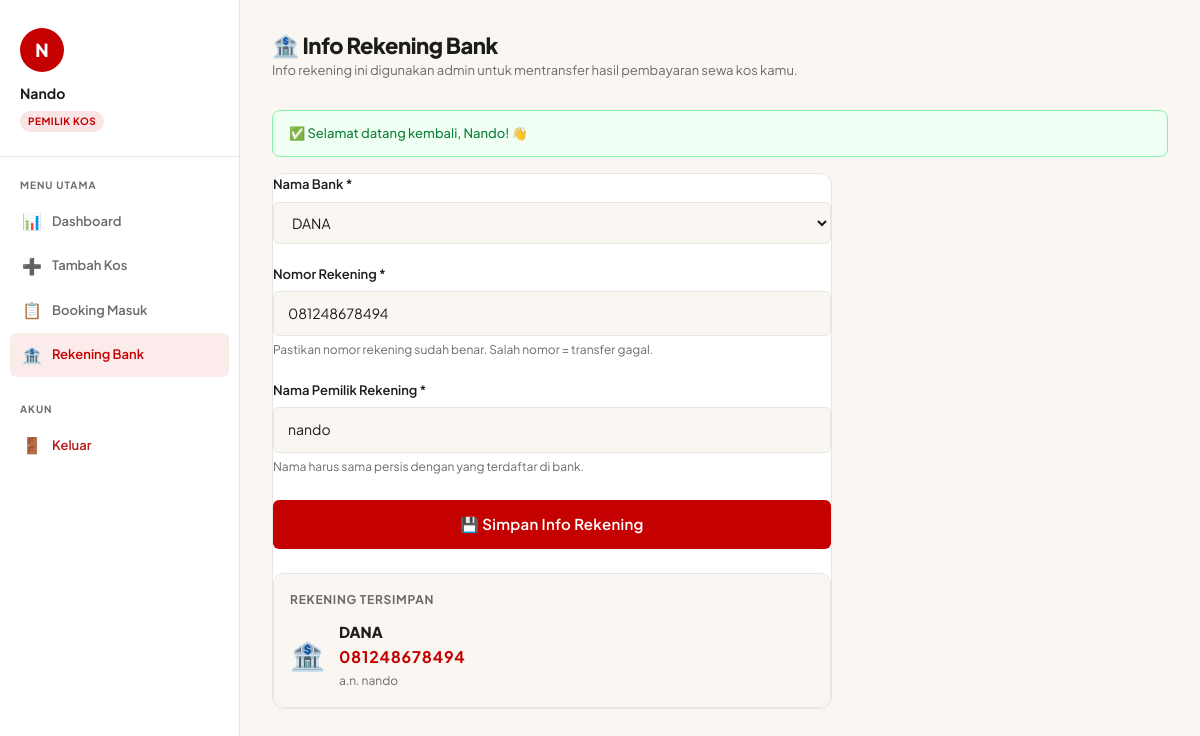
The app's page /pages/pemilik/rekening.php (signed in) with its own data.
### tables this page shows
CREATE TABLE `users` (
  `id` int unsigned NOT NULL AUTO_INCREMENT,
  `nama` varchar(100) NOT NULL,
  `email` varchar(150) NOT NULL,
  `password` varchar(255) NOT NULL,
  `no_hp` varchar(20) DEFAULT NULL,
  `nama_bank` varchar(100) DEFAULT NULL,
  `nomor_rekening` varchar(50) DEFAULT NULL,
  `nama_pemilik_rekening` varchar(100) DEFAULT NULL,
  `role` enum('pencari','pemilik','admin') NOT NULL DEFAULT 'pencari',
  `foto_profil` varchar(255) DEFAULT NULL,
  `status` enum('aktif','nonaktif') NOT NULL DEFAULT 'aktif',
  `created_at` timestamp NULL DEFAULT CURRENT_TIMESTAMP,
  `updated_at` timestamp NULL DEFAULT CURRENT_TIMESTAMP ON UPDATE CURRENT_TIMESTAMP,
  PRIMARY KEY (`id`),
  UNIQUE KEY `email` (`email`)
);

### pages/pemilik/rekening.php (the view, shortened to what this page needs)
<?php
require_once __DIR__ . '/../../config/session.php';
$user = user_login();
$stmt = mysqli_prepare($koneksi,
    "SELECT nama_bank, nomor_rekening, nama_pemilik_rekening FROM users WHERE id = ? LIMIT 1"
);
mysqli_stmt_bind_param($stmt, 'i', $user['id']);
mysqli_stmt_execute($stmt);
$data = mysqli_fetch_assoc(mysqli_stmt_get_result($stmt));
require_once __DIR__ . '/../../components/head.php';
?>
<div class="dashboard-wrapper">
    <aside class="dashboard-sidebar">
        <div class="sidebar-profile">
            <div class="sidebar-avatar"><?= strtoupper(substr($user['nama'], 0, 1)) ?></div>
            <div class="sidebar-name"><?= htmlspecialchars($user['nama']) ?></div>
            <span class="sidebar-role-badge">Pemilik Kos</span>
        </div>
        <p class="sidebar-menu-label">Menu Utama</p>
        <nav class="sidebar-menu">
            <a href="<?= BASE_URL ?>/pages/pemilik/index.php" class="sidebar-link">
                <span class="link-icon">📊</span> Dashboard
            </a>
            <a href="<?= BASE_URL ?>/pages/pemilik/tambah_kos.php" class="sidebar-link">
                <span class="link-icon">➕</span> Tambah Kos
            </a>
            <a href="<?= BASE_URL ?>/pages/pemilik/booking.php" class="sidebar-link">
                <span class="link-icon">📋</span> Booking Masuk
            </a>
            <a href="<?= BASE_URL ?>/pages/pemilik/rekening.php" class="sidebar-link aktif">
                <span class="link-icon">🏦</span> Rekening Bank
            </a>
        </nav>
        <p class="sidebar-menu-label">Akun</p>
        <nav class="sidebar-menu">
            <a href="<?= BASE_URL ?>/pages/logout.php" class="sidebar-link sidebar-link-logout">
                <span class="link-icon">🚪</span> Keluar
            </a>
        </nav>
    </aside>
    <main class="dashboard-content">
        <div class="dashboard-header">
            <div>
                <h1 class="dashboard-title">🏦 Info Rekening Bank</h1>
                <p class="dashboard-subtitle">
                    Info rekening ini digunakan admin untuk mentransfer hasil pembayaran sewa kos kamu.
                </p>
            </div>
        </div>
        <?= get_flash() ?>
        <div class="table-card" style="max-width:560px;">
            <form method="POST" action="">
                <div class="form-group-kosta" style="margin-bottom:20px;">
                    <label class="form-label-kosta">Nama Bank *</label>
                    <select name="nama_bank" class="form-input-kosta" required>
                        <?php
                        $banks = ['BCA','BRI','BNI','Mandiri','BSI (Bank Syariah Indonesia)',
                                  'CIMB Niaga','Danamon','Permata','BTN','OCBC NISP',
                                  'Jenius (BTPN)','GoPay','OVO','DANA','ShopeePay'];
                        foreach ($banks as $b):
                            $sel = ($data['nama_bank'] ?? '') === $b ? 'selected' : '';
                        ?>
                            <option value="<?= $b ?>" <?= $sel ?>><?= $b ?></option>
                        <?php endforeach; ?>
                    </select>
                </div>
                <div class="form-group-kosta" style="margin-bottom:20px;">
                    <label class="form-label-kosta">Nomor Rekening *</label>
                    <input type="text" name="nomor_rekening" class="form-input-kosta"
                           placeholder="Contoh: 1234567890"
                           value="<?= htmlspecialchars($data['nomor_rekening'] ?? '') ?>"
                           required inputmode="numeric">
                    <p style="font-size:12px;color:var(--color-text-muted);margin-top:4px;">
                        Pastikan nomor rekening sudah benar. Salah nomor = transfer gagal.
                    </p>
                </div>
                <div class="form-group-kosta" style="margin-bottom:24px;">
                    <label class="form-label-kosta">Nama Pemilik Rekening *</label>
                    <input type="text" name="nama_pemilik_rekening" class="form-input-kosta"
                           placeholder="Sesuai buku tabungan / aplikasi bank"
                           value="<?= htmlspecialchars($data['nama_pemilik_rekening'] ?? '') ?>"
                           required>
                    <p style="font-size:12px;color:var(--color-text-muted);margin-top:4px;">
                        Nama harus sama persis dengan yang terdaftar di bank.
                    </p>
                </div>
                <button type="submit" class="btn-kosta btn" style="width:100%;padding:13px;font-size:15px;">
                    💾 Simpan Info Rekening
                </button>
            </form>
            <?php if (!empty($data['nomor_rekening'])): ?>
            <div style="margin-top:24px;padding:16px;background:var(--color-bg);border:1.5px solid var(--color-border);border-radius:10px;">
                <div style="font-size:12px;font-weight:700;color:var(--color-text-muted);text-transform:uppercase;letter-spacing:.06em;margin-bottom:10px;">
                    Rekening Tersimpan
                </div>
                <div style="display:flex;align-items:center;gap:14px;">
                    <div style="font-size:28px;">🏦</div>
                    <div>
                        <div style="font-weight:800;font-size:15px;"><?= htmlspecialchars($data['nama_bank']) ?></div>
                        <div style="font-size:16px;font-weight:700;color:var(--color-accent);letter-spacing:.05em;">
                            <?= htmlspecialchars($data['nomor_rekening']) ?>
                        </div>
                        <div style="font-size:12px;color:var(--color-text-muted);">a.n. <?= htmlspecialchars($data['nama_pemilik_rekening']) ?></div>
                    </div>
                </div>
            </div>
            <?php endif; ?>
        </div>
    </main>
</div>
<?php require_once __DIR__ . '/../../components/scripts.php'; ?>

### assets/css/style.css (style rules this page uses)
:root { --color-bg: #FAF7F2; --color-surface: #FFFFFF; --color-text: #1C1C1C; --color-text-muted: #6B6B6B; --color-accent: #C50000; --color-accent-hover:#E70000; --color-border: #E8E6E3; --color-surface-alt: #F5F2ED; --font-main: 'Plus Jakarta Sans', sans-serif; --radius-sm: 6px; --radius-md: 12px; --radius-lg: 20px; --shadow-sm: 0 1px 4px rgba(0,0,0,0.06); --shadow-md: 0 4px 16px rgba(0,0,0,0.08); --shadow-lg: 0 8px 32px rgba(0,0,0,0.10); --transition: 0.2s ease; }
*, *::before, *::after { box-sizing: border-box; margin: 0; padding: 0; }
html { scroll-behavior: smooth; }
body { font-family: var(--font-main); background-color: var(--color-bg); color: var(--color-text); font-size: 15px; line-height: 1.65; -webkit-font-smoothing: antialiased; margin: 0; padding: 0; }
a { color: var(--color-accent); text-decoration: none; transition: color var(--transition); }
.btn-kosta { background-color: var(--color-accent); color: #FFFFFF; border: none; border-radius: var(--radius-sm); padding: 10px 24px; font-weight: 600; font-size: 14px; letter-spacing: 0.02em; transition: background-color var(--transition), transform var(--transition), box-shadow var(--transition); cursor: pointer; }

### assets/css/dashboard.css (style rules this page uses)
.dashboard-sidebar { width: 240px; flex-shrink: 0; background: var(--color-surface); border-right: 1px solid var(--color-border); padding: 28px 0; position: sticky; top: 0; height: 100vh; overflow-y: auto; }
.sidebar-profile { padding: 0 20px 24px; border-bottom: 1px solid var(--color-border); margin-bottom: 20px; }
.sidebar-avatar { width: 44px; height: 44px; border-radius: 50%; background: var(--color-accent); color: white; display: flex; align-items: center; justify-content: center; font-size: 18px; font-weight: 800; margin-bottom: 10px; }
.sidebar-name { font-size: 14px; font-weight: 700; color: var(--color-text); margin-bottom: 2px; white-space: nowrap; overflow: hidden; text-overflow: ellipsis; }
.sidebar-role-badge { display: inline-block; padding: 2px 8px; background: rgba(197,0,0,0.1); color: var(--color-accent); border-radius: 20px; font-size: 10px; font-weight: 700; text-transform: uppercase; letter-spacing: 0.05em; }
.sidebar-menu-label { padding: 0 20px; font-size: 10px; font-weight: 700; text-transform: uppercase; letter-spacing: 0.1em; color: var(--color-text-muted); margin-bottom: 6px; }
.sidebar-menu { padding: 0 10px; margin-bottom: 24px; }
.sidebar-link { display: flex; align-items: center; gap: 10px; padding: 9px 12px; border-radius: var(--radius-sm); font-size: 13px; font-weight: 600; color: var(--color-text-muted); transition: all var(--transition); text-decoration: none; }
.sidebar-link.aktif { background: rgba(197,0,0,0.08); color: var(--color-accent); }
.sidebar-link .link-icon { font-size: 16px; width: 20px; text-align: center; }
.sidebar-link-logout { color: #b91c1c !important; }
.dashboard-content { flex: 1; padding: 32px; min-width: 0; }
.dashboard-header { display: flex; justify-content: space-between; align-items: flex-start; margin-bottom: 28px; flex-wrap: wrap; gap: 12px; }
.dashboard-title { font-size: 22px; font-weight: 800; color: var(--color-text); letter-spacing: -0.5px; margin-bottom: 2px; }
.dashboard-subtitle { font-size: 13px; color: var(--color-text-muted); margin: 0; }
.table-card { background: var(--color-surface); border: 1px solid var(--color-border); border-radius: var(--radius-md); overflow: hidden; }
.form-group-kosta { margin-bottom: 18px; }
.form-label-kosta { display: block; font-size: 13px; font-weight: 600; color: var(--color-text); margin-bottom: 6px; }
.form-input-kosta, .form-select-kosta, .form-textarea-kosta { display: block; width: 100%; padding: 10px 14px; border: 1.5px solid var(--color-border); border-radius: var(--radius-sm); font-size: 14px; font-family: var(--font-main); color: var(--color-text); background: var(--color-bg); transition: border-color var(--transition), box-shadow var(--transition); }

### records on screen
users: nomor_rekening "081248678494", nama_pemilik_rekening "nando", nama_bank "DANA"

### other values on screen
substr($user['nama'], 0, 1) "N"
$user['nama'] "Nando"
$ikon "✅"
$pesan "Selamat datang kembali, Nando! 👋"
form field nama_bank "DANA"
